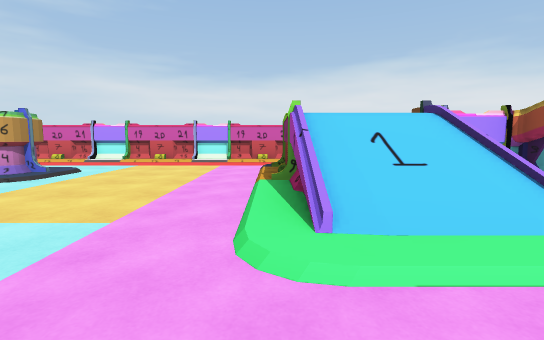
view 1 (above)

18 first-person views from a walk through a 3-D level made in the Unity game engine. The camera is 1.3 m above the floor, tilts 6° down and sees 85° across. The floor is counted in squares, 2 m on a side. Each view is taken from the middle of a square. On the plan, view 1 faces up. The plan holds only what a view shows up to about 9 squares ahead; the rest is blank. Some surface patterns are stand-ins.

view 2
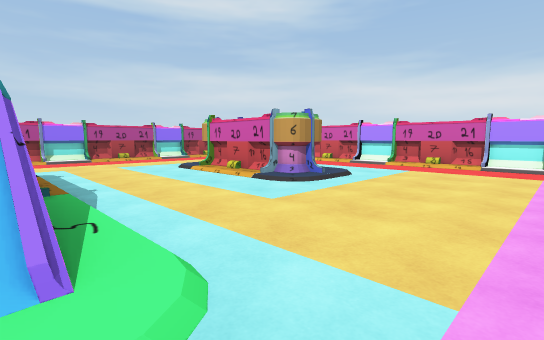

view 3
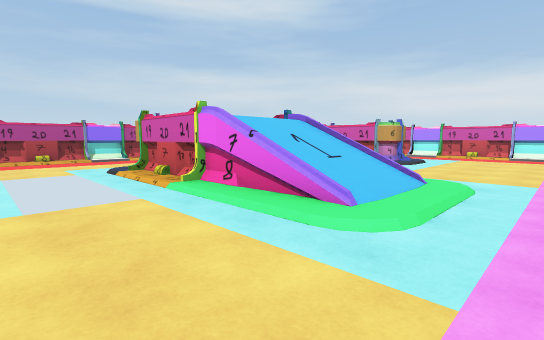

view 4
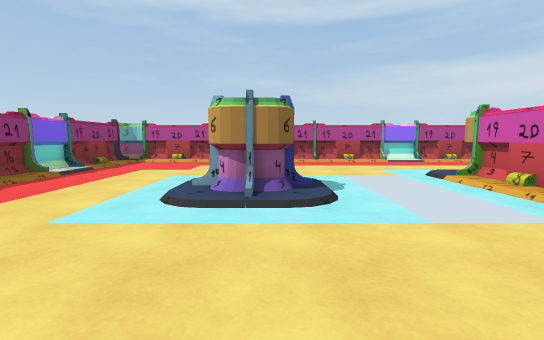

view 5
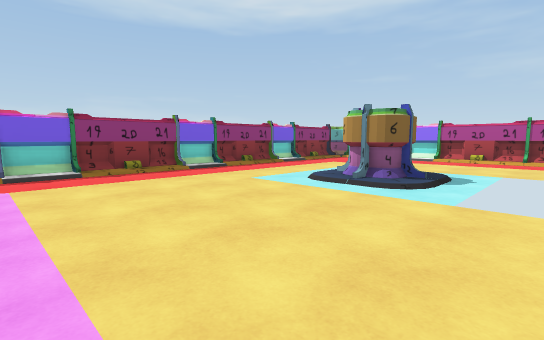

view 6
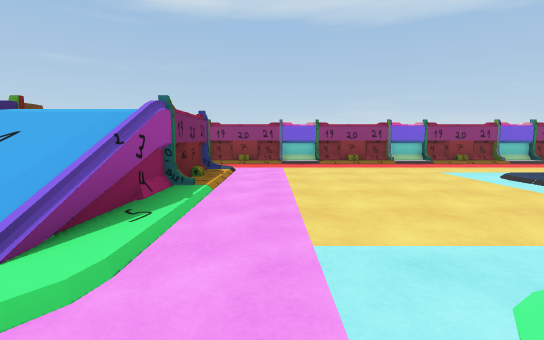

view 7
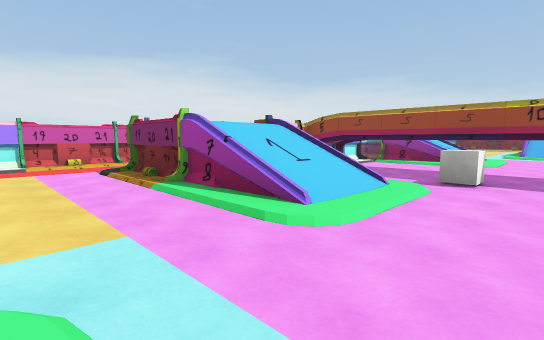

view 8
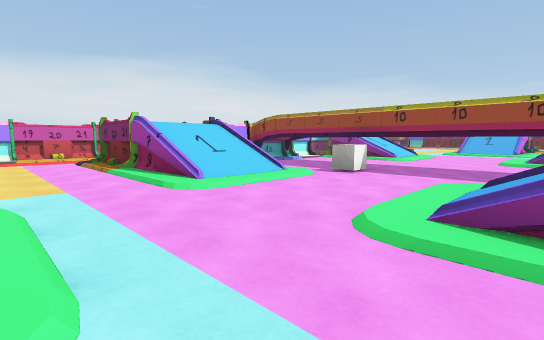

view 9
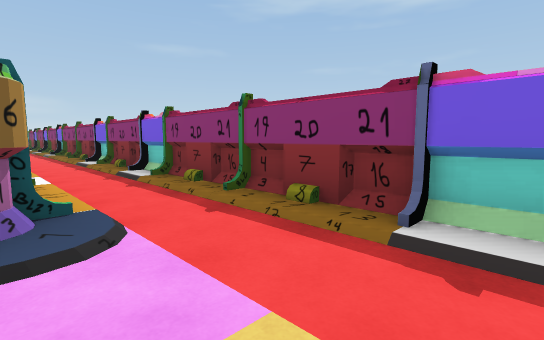

view 10
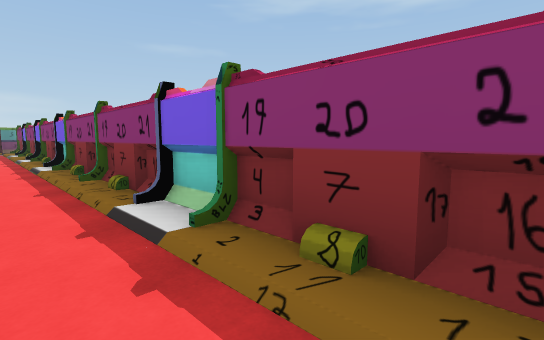

view 11
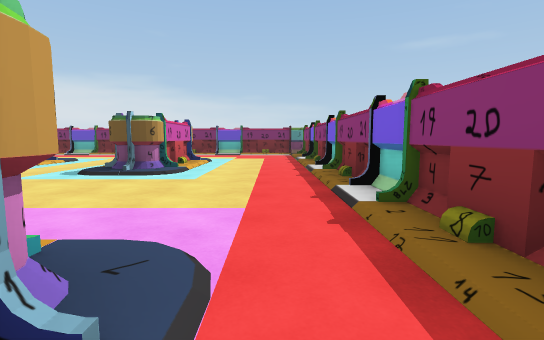

view 12
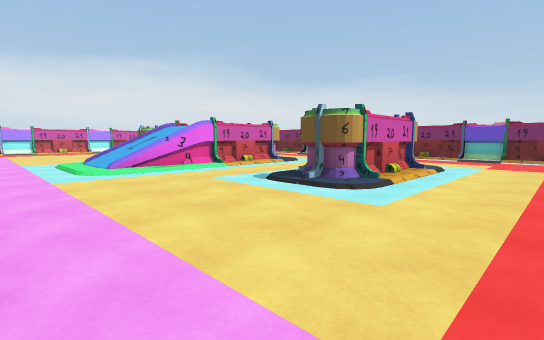

view 13
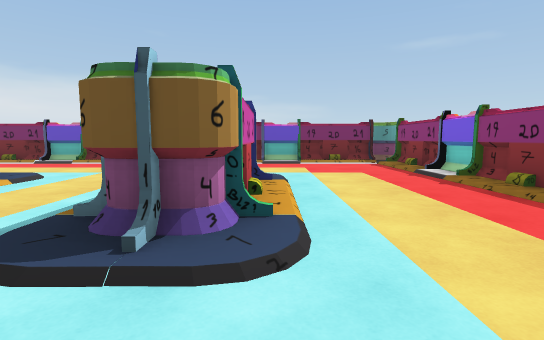

view 14
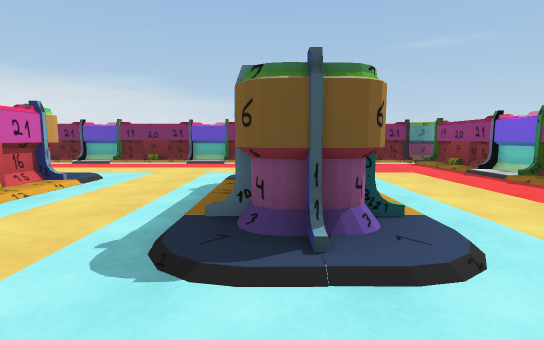

view 15
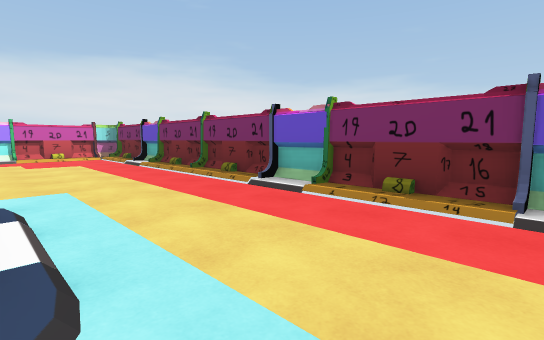

view 16
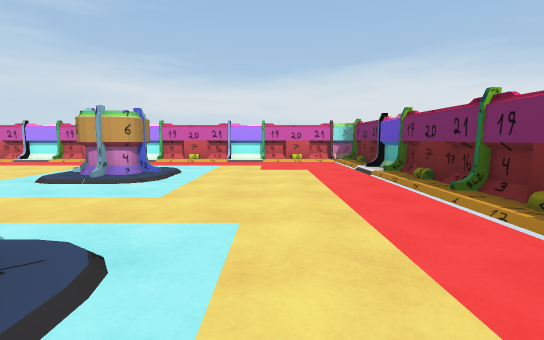

view 17
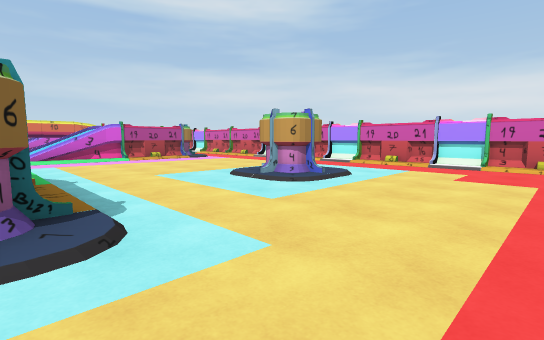

view 18
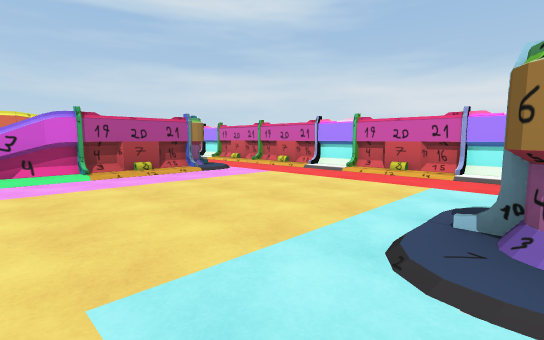

### Floor plan
Key: @ floor where view 1 was taken; # wall or solid block; . main floor; : floor 0.25 m higher than the main floor; + floor 2 m higher than the main floor; / step, stairs or slope; C cube.
Columns run from 11 left of view 1 to 21 right of it. Each row starts with its distance up from view 1.
  9     #########      ##############
  8      ........      ............/#
  7       .....:/       /........../#
  6        :.../        /...../:.../#
  5   ..###/.../  //    +.....#/.../#
  4 #........../+/./ ./ /........../#
  3 #..........://./ .://........../#
  2 #..........://./ .://........../#
  1 #..   ///:....C/ ......///+//../#
  0 #.../  //:.@.../ ......//+  /../#
 -1 #...///:::.:::./ .:::..::///:../#
 -2 #...   ....://       ........../#
 -3 #..........://       ........../#
 -4 #....#/..../         ....###  ./#
 -5 #..../:..../         ....///:../#
 -6 #..........//+/     #........../#
 -7 #............................../#
 -8 #//////////////////////////////:#
 -9 #################################

Where each view was taken, in squares from view 1:
view 1: 0 up, 0 right, facing up
view 2: 1 up, 1 left, facing up-left
view 3: 3 down, 1 left, facing up-left
view 4: 4 down, 2 left, facing left
view 5: 2 down, 1 left, facing down-left
view 6: 0 up, 1 left, facing down
view 7: 0 up, 2 left, facing up-right
view 8: 2 down, 2 left, facing up-right
view 9: 6 down, 2 left, facing down-right
view 10: 7 down, 4 right, facing down-right
view 11: 7 down, 8 right, facing right
view 12: 7 down, 10 right, facing up-right
view 13: 5 down, 12 right, facing right
view 14: 4 down, 12 right, facing right
view 15: 2 down, 17 right, facing up-right
view 16: 0 up, 18 right, facing up
view 17: 1 up, 19 right, facing up-left
view 18: 3 up, 15 right, facing up-left
